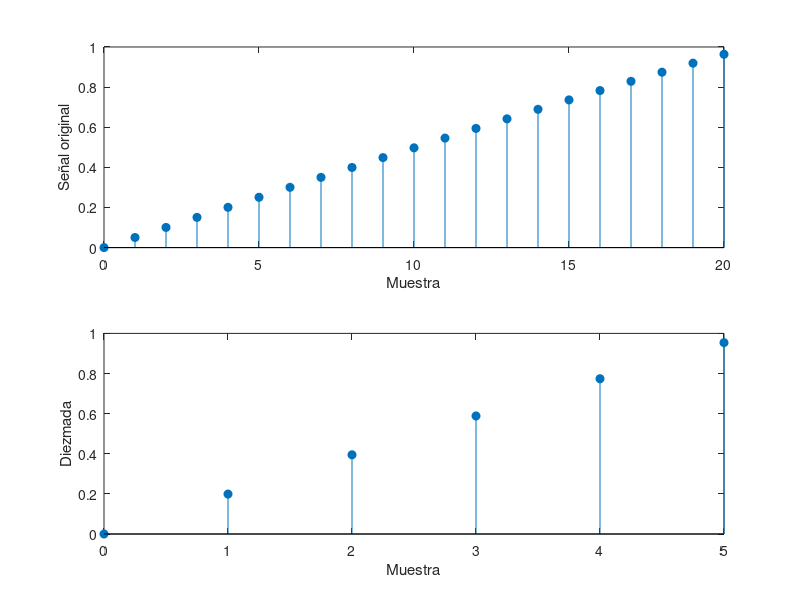

Reproduce this figure in MATLAB.
%% Diezmado
t = 0:1/1e3:1;
x = 2 * sin(8 * pi * t);
y = decimate(x, 4);

subplot(2, 1, 1)
stem(0:20, x(1:21), "filled");
xlabel("Muestra");
ylabel("Señal original");

subplot(2, 1, 2)
stem(0:5, y(1:6), "filled");
xlabel("Muestra");
ylabel("Diezmada")